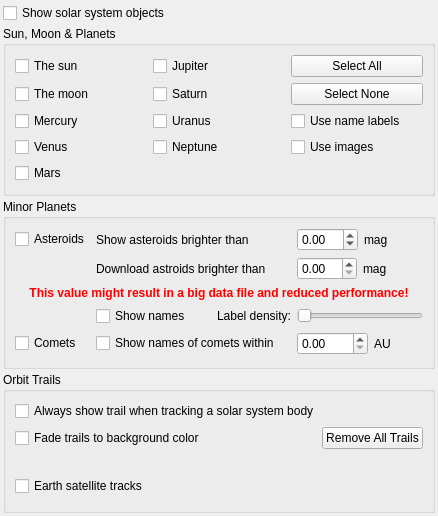
<?xml version="1.0" encoding="UTF-8"?>
<ui version="4.0">
 <class>OpsSolarSystem</class>
 <widget class="QWidget" name="OpsSolarSystem">
  <property name="geometry">
   <rect>
    <x>0</x>
    <y>0</y>
    <width>438</width>
    <height>516</height>
   </rect>
  </property>
  <layout class="QVBoxLayout">
   <property name="spacing">
    <number>3</number>
   </property>
   <property name="leftMargin">
    <number>3</number>
   </property>
   <property name="topMargin">
    <number>3</number>
   </property>
   <property name="rightMargin">
    <number>3</number>
   </property>
   <property name="bottomMargin">
    <number>3</number>
   </property>
   <item>
    <widget class="QCheckBox" name="kcfg_ShowSolarSystem">
     <property name="text">
      <string>Show solar system objects</string>
     </property>
     <attribute name="buttonGroup">
      <string notr="true">solarButtonGroup</string>
     </attribute>
    </widget>
   </item>
   <item>
    <widget class="QGroupBox" name="MajorBodiesBox">
     <property name="title">
      <string>Sun, Moon &amp;&amp; Planets</string>
     </property>
     <layout class="QVBoxLayout">
      <item>
       <layout class="QGridLayout">
        <item row="1" column="1">
         <widget class="QCheckBox" name="kcfg_ShowSaturn">
          <property name="toolTip">
           <string>Draw Saturn?</string>
          </property>
          <property name="whatsThis">
           <string>If checked, Saturn will be drawn on the map.</string>
          </property>
          <property name="text">
           <string>Saturn</string>
          </property>
          <attribute name="buttonGroup">
           <string notr="true">solarButtonGroup</string>
          </attribute>
         </widget>
        </item>
        <item row="3" column="2">
         <widget class="QCheckBox" name="kcfg_ShowPlanetImages">
          <property name="toolTip">
           <string>Draw major bodies as images?</string>
          </property>
          <property name="whatsThis">
           <string>If checked, then the planets, the Sun and the Moon will be shown as bitmap images on the map</string>
          </property>
          <property name="text">
           <string>Use images</string>
          </property>
         </widget>
        </item>
        <item row="4" column="0">
         <widget class="QCheckBox" name="kcfg_ShowMars">
          <property name="toolTip">
           <string>Draw Mars?</string>
          </property>
          <property name="whatsThis">
           <string>If checked, Mars will be drawn on the map.</string>
          </property>
          <property name="text">
           <string>Mars</string>
          </property>
          <attribute name="buttonGroup">
           <string notr="true">solarButtonGroup</string>
          </attribute>
         </widget>
        </item>
        <item row="2" column="2">
         <widget class="QCheckBox" name="kcfg_ShowPlanetNames">
          <property name="toolTip">
           <string>Attach Name labels to the major solar system bodies?</string>
          </property>
          <property name="whatsThis">
           <string>If checked, name labels will be attached to the planets, the Sun and the Moon</string>
          </property>
          <property name="text">
           <string>Use name labels</string>
          </property>
         </widget>
        </item>
        <item row="0" column="2">
         <widget class="QPushButton" name="showAllPlanets">
          <property name="toolTip">
           <string>Select all major bodies</string>
          </property>
          <property name="whatsThis">
           <string>Press this to select all planets, the Sun and the Moon to be drawn in the map</string>
          </property>
          <property name="text">
           <string>Select All</string>
          </property>
         </widget>
        </item>
        <item row="1" column="2">
         <widget class="QPushButton" name="showNonePlanets">
          <property name="toolTip">
           <string>Unselect all major bodies</string>
          </property>
          <property name="whatsThis">
           <string>Press this button to unselect all planets, the Sun and the Moon so that they will not be drawn on the map</string>
          </property>
          <property name="text">
           <string>Select None</string>
          </property>
         </widget>
        </item>
        <item row="3" column="0">
         <widget class="QCheckBox" name="kcfg_ShowVenus">
          <property name="toolTip">
           <string>Draw Venus?</string>
          </property>
          <property name="whatsThis">
           <string>If checked, Venus will be drawn on the map.</string>
          </property>
          <property name="text">
           <string>Venus</string>
          </property>
          <attribute name="buttonGroup">
           <string notr="true">solarButtonGroup</string>
          </attribute>
         </widget>
        </item>
        <item row="0" column="0">
         <widget class="QCheckBox" name="kcfg_ShowSun">
          <property name="toolTip">
           <string>Draw the Sun?</string>
          </property>
          <property name="whatsThis">
           <string>If checked, the Sun will be drawn on the map.</string>
          </property>
          <property name="text">
           <string>The sun</string>
          </property>
          <attribute name="buttonGroup">
           <string notr="true">solarButtonGroup</string>
          </attribute>
         </widget>
        </item>
        <item row="0" column="1">
         <widget class="QCheckBox" name="kcfg_ShowJupiter">
          <property name="toolTip">
           <string>Draw Jupiter?</string>
          </property>
          <property name="whatsThis">
           <string>If checked, Jupiter will be drawn on the map.</string>
          </property>
          <property name="text">
           <string>Jupiter</string>
          </property>
          <attribute name="buttonGroup">
           <string notr="true">solarButtonGroup</string>
          </attribute>
         </widget>
        </item>
        <item row="1" column="0">
         <widget class="QCheckBox" name="kcfg_ShowMoon">
          <property name="toolTip">
           <string>Draw the Moon?</string>
          </property>
          <property name="whatsThis">
           <string>If checked, the Moon will be drawn on the map.</string>
          </property>
          <property name="text">
           <string>The moon</string>
          </property>
          <attribute name="buttonGroup">
           <string notr="true">solarButtonGroup</string>
          </attribute>
         </widget>
        </item>
        <item row="2" column="0">
         <widget class="QCheckBox" name="kcfg_ShowMercury">
          <property name="toolTip">
           <string>Draw Mercury?</string>
          </property>
          <property name="whatsThis">
           <string>If checked, Mercury will be drawn on the map.</string>
          </property>
          <property name="text">
           <string>Mercury</string>
          </property>
          <attribute name="buttonGroup">
           <string notr="true">solarButtonGroup</string>
          </attribute>
         </widget>
        </item>
        <item row="3" column="1">
         <widget class="QCheckBox" name="kcfg_ShowNeptune">
          <property name="toolTip">
           <string>Draw Neptune?</string>
          </property>
          <property name="whatsThis">
           <string>If checked, Neptune will be drawn on the map.</string>
          </property>
          <property name="text">
           <string>Neptune</string>
          </property>
          <attribute name="buttonGroup">
           <string notr="true">solarButtonGroup</string>
          </attribute>
         </widget>
        </item>
        <item row="4" column="2">
         <spacer>
          <property name="orientation">
           <enum>Qt::Horizontal</enum>
          </property>
          <property name="sizeType">
           <enum>QSizePolicy::Fixed</enum>
          </property>
          <property name="sizeHint" stdset="0">
           <size>
            <width>100</width>
            <height>20</height>
           </size>
          </property>
         </spacer>
        </item>
        <item row="2" column="1">
         <widget class="QCheckBox" name="kcfg_ShowUranus">
          <property name="toolTip">
           <string>Draw Uranus?</string>
          </property>
          <property name="whatsThis">
           <string>If checked, Uranus will be drawn on the map.</string>
          </property>
          <property name="text">
           <string>Uranus</string>
          </property>
          <attribute name="buttonGroup">
           <string notr="true">solarButtonGroup</string>
          </attribute>
         </widget>
        </item>
       </layout>
      </item>
      <item>
       <spacer>
        <property name="orientation">
         <enum>Qt::Vertical</enum>
        </property>
        <property name="sizeType">
         <enum>QSizePolicy::Expanding</enum>
        </property>
        <property name="sizeHint" stdset="0">
         <size>
          <width>16</width>
          <height>16</height>
         </size>
        </property>
       </spacer>
      </item>
     </layout>
    </widget>
   </item>
   <item>
    <widget class="QGroupBox" name="MinorBodiesBox">
     <property name="title">
      <string>Minor Planets</string>
     </property>
     <layout class="QVBoxLayout">
      <item>
       <layout class="QGridLayout">
        <item row="3" column="0">
         <spacer>
          <property name="orientation">
           <enum>Qt::Vertical</enum>
          </property>
          <property name="sizeType">
           <enum>QSizePolicy::Fixed</enum>
          </property>
          <property name="sizeHint" stdset="0">
           <size>
            <width>20</width>
            <height>16</height>
           </size>
          </property>
         </spacer>
        </item>
        <item row="1" column="2">
         <layout class="QHBoxLayout" name="horizontalLayout">
          <item>
           <widget class="QDoubleSpinBox" name="kcfg_MagLimitAsteroidDownload"/>
          </item>
          <item>
           <widget class="QLabel" name="label_2">
            <property name="text">
             <string>mag</string>
            </property>
           </widget>
          </item>
         </layout>
        </item>
        <item row="0" column="0">
         <widget class="QCheckBox" name="kcfg_ShowAsteroids">
          <property name="toolTip">
           <string>Draw asteroids?</string>
          </property>
          <property name="whatsThis">
           <string>If checked, asteroids will be drawn on the map</string>
          </property>
          <property name="text">
           <string>Asteroids</string>
          </property>
          <attribute name="buttonGroup">
           <string notr="true">solarButtonGroup</string>
          </attribute>
         </widget>
        </item>
        <item row="0" column="1">
         <widget class="QLabel" name="textLabel3">
          <property name="text">
           <string>Show asteroids brighter than</string>
          </property>
         </widget>
        </item>
        <item row="0" column="2">
         <layout class="QHBoxLayout">
          <item>
           <widget class="MagnitudeSpinBox" name="kcfg_MagLimitAsteroid">
            <property name="focusPolicy">
             <enum>Qt::StrongFocus</enum>
            </property>
            <property name="toolTip">
             <string>faint limit for asteroids</string>
            </property>
            <property name="whatsThis">
             <string>Set the faintest magnitude for drawing asteroids</string>
            </property>
            <property name="minimum">
             <double>-10.000000000000000</double>
            </property>
            <property name="maximum">
             <double>50.000000000000000</double>
            </property>
           </widget>
          </item>
          <item>
           <widget class="QLabel" name="textLabel6">
            <property name="text">
             <string>mag</string>
            </property>
           </widget>
          </item>
         </layout>
        </item>
        <item row="3" column="1">
         <layout class="QHBoxLayout">
          <item>
           <widget class="QCheckBox" name="kcfg_ShowAsteroidNames">
            <property name="toolTip">
             <string>Attach name labels to asteroids?</string>
            </property>
            <property name="whatsThis">
             <string>If checked, then name labels will be attached to asteroids</string>
            </property>
            <property name="text">
             <string>Show names</string>
            </property>
            <attribute name="buttonGroup">
             <string notr="true">solarButtonGroup</string>
            </attribute>
           </widget>
          </item>
          <item>
           <spacer>
            <property name="orientation">
             <enum>Qt::Horizontal</enum>
            </property>
            <property name="sizeType">
             <enum>QSizePolicy::Preferred</enum>
            </property>
            <property name="sizeHint" stdset="0">
             <size>
              <width>20</width>
              <height>20</height>
             </size>
            </property>
           </spacer>
          </item>
          <item>
           <widget class="QLabel" name="LabelDensity">
            <property name="text">
             <string>Label density:</string>
            </property>
           </widget>
          </item>
         </layout>
        </item>
        <item row="3" column="2">
         <widget class="QSlider" name="kcfg_AsteroidLabelDensity">
          <property name="maximum">
           <number>20</number>
          </property>
          <property name="orientation">
           <enum>Qt::Horizontal</enum>
          </property>
         </widget>
        </item>
        <item row="4" column="0">
         <widget class="QCheckBox" name="kcfg_ShowComets">
          <property name="toolTip">
           <string>Draw comets?</string>
          </property>
          <property name="whatsThis">
           <string>If checked, comets will be drawn on the map</string>
          </property>
          <property name="text">
           <string>Comets</string>
          </property>
          <attribute name="buttonGroup">
           <string notr="true">solarButtonGroup</string>
          </attribute>
         </widget>
        </item>
        <item row="4" column="1">
         <widget class="QCheckBox" name="kcfg_ShowCometNames">
          <property name="toolTip">
           <string>Show names of comets near the Sun</string>
          </property>
          <property name="whatsThis">
           <string>If checked, the comets near the Sun will have name labels attached.  Comets vary in brightness in their orbits, so a faint magnitude is not effective in this case.</string>
          </property>
          <property name="text">
           <string>Show names of comets within</string>
          </property>
          <attribute name="buttonGroup">
           <string notr="true">solarButtonGroup</string>
          </attribute>
         </widget>
        </item>
        <item row="4" column="2">
         <layout class="QHBoxLayout">
          <item>
           <widget class="QDoubleSpinBox" name="kcfg_MaxRadCometName">
            <property name="toolTip">
             <string>Maximum distance for comet names</string>
            </property>
            <property name="whatsThis">
             <string>Set the maximum distance from the Sun for a comet to have a name label, in Astronomical Units (AU).  1 AU is the distance between the Earth and the Sun, approximately 150 million km</string>
            </property>
            <property name="decimals">
             <number>2</number>
            </property>
            <property name="maximum">
             <double>9999.000000000000000</double>
            </property>
           </widget>
          </item>
          <item>
           <widget class="QLabel" name="textLabel4">
            <property name="text">
             <string>AU</string>
            </property>
           </widget>
          </item>
         </layout>
        </item>
        <item row="1" column="1">
         <widget class="QLabel" name="label_3">
          <property name="text">
           <string>Download astroids brighter than</string>
          </property>
         </widget>
        </item>
        <item row="2" column="0" colspan="3">
         <widget class="QLabel" name="MagLimitAsteroidDownloadWarning">
          <property name="styleSheet">
           <string notr="true">color:red; font-weight:bold;</string>
          </property>
          <property name="text">
           <string>This value might result in a big data file and reduced performance!</string>
          </property>
          <property name="alignment">
           <set>Qt::AlignCenter</set>
          </property>
         </widget>
        </item>
       </layout>
      </item>
      <item>
       <spacer>
        <property name="orientation">
         <enum>Qt::Vertical</enum>
        </property>
        <property name="sizeHint" stdset="0">
         <size>
          <width>21</width>
          <height>16</height>
         </size>
        </property>
       </spacer>
      </item>
     </layout>
    </widget>
   </item>
   <item>
    <widget class="QGroupBox" name="TrailsBox">
     <property name="title">
      <string>Orbit Trails</string>
     </property>
     <layout class="QVBoxLayout">
      <item>
       <widget class="QCheckBox" name="kcfg_UseAutoTrail">
        <property name="toolTip">
         <string>Auto-trail tracked bodies</string>
        </property>
        <property name="whatsThis">
         <string>If checked then any solar system body will have a temporary trail attached while it is centered in the display.</string>
        </property>
        <property name="text">
         <string>Always show trail when tracking a solar system body</string>
        </property>
        <attribute name="buttonGroup">
         <string notr="true">solarButtonGroup</string>
        </attribute>
       </widget>
      </item>
      <item>
       <layout class="QHBoxLayout">
        <item>
         <widget class="QCheckBox" name="kcfg_FadePlanetTrails">
          <property name="toolTip">
           <string>Fade trail color into the background?</string>
          </property>
          <property name="whatsThis">
           <string>If checked, the color of the planet trail will be blended into the background sky color.</string>
          </property>
          <property name="text">
           <string>Fade trails to background color</string>
          </property>
          <attribute name="buttonGroup">
           <string notr="true">solarButtonGroup</string>
          </attribute>
         </widget>
        </item>
        <item>
         <spacer>
          <property name="orientation">
           <enum>Qt::Horizontal</enum>
          </property>
          <property name="sizeType">
           <enum>QSizePolicy::Expanding</enum>
          </property>
          <property name="sizeHint" stdset="0">
           <size>
            <width>40</width>
            <height>20</height>
           </size>
          </property>
         </spacer>
        </item>
        <item>
         <widget class="QPushButton" name="ClearAllTrails">
          <property name="toolTip">
           <string>Clear all orbit trails</string>
          </property>
          <property name="whatsThis">
           <string>Press this to clear all orbit trails that you may have attached to solar system bodies using the right-click popup menu.</string>
          </property>
          <property name="text">
           <string>Remove All Trails</string>
          </property>
         </widget>
        </item>
       </layout>
      </item>
      <item>
       <spacer>
        <property name="orientation">
         <enum>Qt::Vertical</enum>
        </property>
        <property name="sizeType">
         <enum>QSizePolicy::Fixed</enum>
        </property>
        <property name="sizeHint" stdset="0">
         <size>
          <width>41</width>
          <height>21</height>
         </size>
        </property>
       </spacer>
      </item>
      <item>
       <widget class="QCheckBox" name="checkBox">
        <property name="text">
         <string>Earth satellite tracks</string>
        </property>
        <attribute name="buttonGroup">
         <string notr="true">solarButtonGroup</string>
        </attribute>
       </widget>
      </item>
      <item>
       <spacer>
        <property name="orientation">
         <enum>Qt::Vertical</enum>
        </property>
        <property name="sizeHint" stdset="0">
         <size>
          <width>20</width>
          <height>20</height>
         </size>
        </property>
       </spacer>
      </item>
     </layout>
    </widget>
   </item>
  </layout>
 </widget>
 <customwidgets>
  <customwidget>
   <class>MagnitudeSpinBox</class>
   <extends>QDoubleSpinBox</extends>
   <header>widgets/magnitudespinbox.h</header>
  </customwidget>
 </customwidgets>
 <tabstops>
  <tabstop>kcfg_ShowSolarSystem</tabstop>
  <tabstop>kcfg_ShowSun</tabstop>
  <tabstop>kcfg_ShowJupiter</tabstop>
  <tabstop>showAllPlanets</tabstop>
  <tabstop>kcfg_ShowMoon</tabstop>
  <tabstop>kcfg_ShowSaturn</tabstop>
  <tabstop>showNonePlanets</tabstop>
  <tabstop>kcfg_ShowMercury</tabstop>
  <tabstop>kcfg_ShowUranus</tabstop>
  <tabstop>kcfg_ShowPlanetNames</tabstop>
  <tabstop>kcfg_ShowVenus</tabstop>
  <tabstop>kcfg_ShowNeptune</tabstop>
  <tabstop>kcfg_ShowPlanetImages</tabstop>
  <tabstop>kcfg_ShowMars</tabstop>
  <tabstop>kcfg_ShowAsteroids</tabstop>
  <tabstop>kcfg_MagLimitAsteroid</tabstop>
  <tabstop>kcfg_ShowAsteroidNames</tabstop>
  <tabstop>kcfg_AsteroidLabelDensity</tabstop>
  <tabstop>kcfg_ShowComets</tabstop>
  <tabstop>kcfg_ShowCometNames</tabstop>
  <tabstop>kcfg_MaxRadCometName</tabstop>
  <tabstop>kcfg_UseAutoTrail</tabstop>
  <tabstop>kcfg_FadePlanetTrails</tabstop>
  <tabstop>ClearAllTrails</tabstop>
  <tabstop>checkBox</tabstop>
 </tabstops>
 <resources/>
 <connections/>
 <buttongroups>
  <buttongroup name="solarButtonGroup">
   <property name="exclusive">
    <bool>false</bool>
   </property>
  </buttongroup>
 </buttongroups>
</ui>
